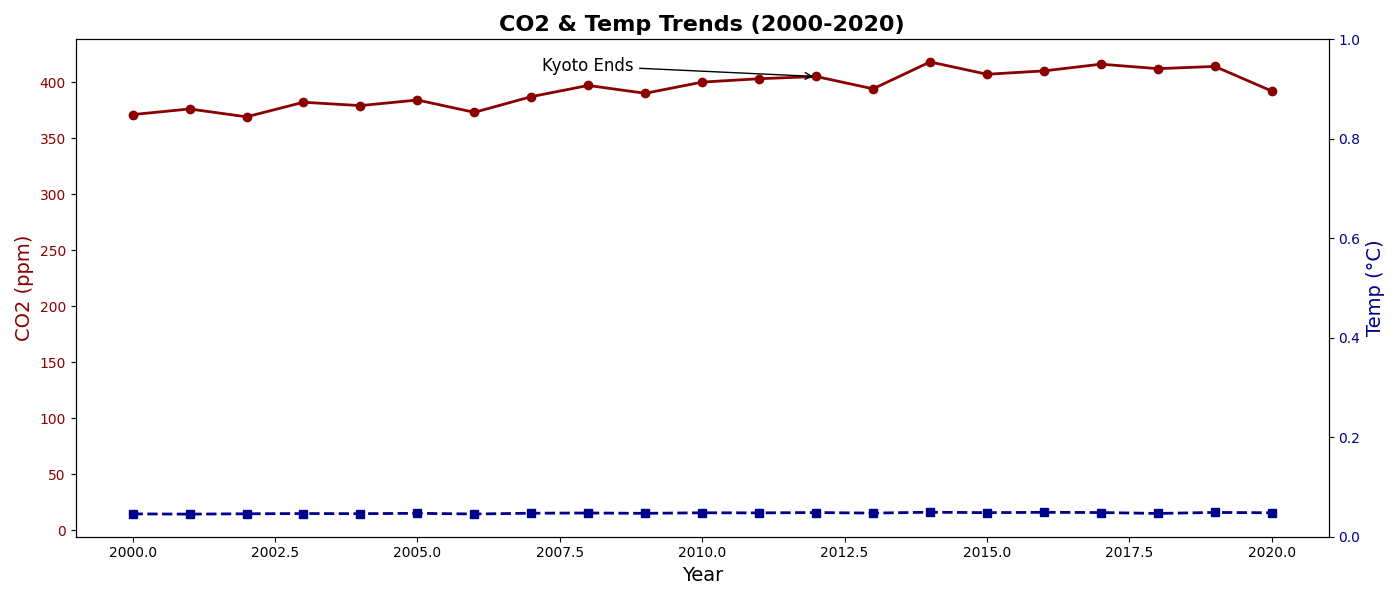

Recreate this plot in Python.
import matplotlib.pyplot as plt
import numpy as np

years = np.arange(2000, 2021)
co2_levels = [371, 376, 369, 382, 379, 384, 373, 387, 397, 390, 400, 403, 405, 394, 418, 407, 410, 416, 412, 414, 392]
global_temps = [14.4, 14.2, 14.5, 14.7, 14.6, 14.9, 14.3, 15.0, 15.2, 14.9, 15.4, 15.3, 15.6, 15.1, 15.9, 15.5, 15.8, 15.6, 14.8, 15.7, 15.4]

fig, ax1 = plt.subplots(figsize=(14, 6), dpi=100)

ax1.plot(years, co2_levels, color='darkred', linestyle='-', linewidth=2, marker='o')
ax1.plot(years, global_temps, color='darkblue', linestyle='--', linewidth=2, marker='s')

ax1.set_title('CO2 & Temp Trends (2000-2020)', fontsize=16, weight='bold')
ax1.set_xlabel('Year', fontsize=14)
ax1.set_ylabel('CO2 (ppm)', fontsize=14, color='darkred')
ax1.tick_params(axis='y', labelcolor='darkred')

ax1_secondary = ax1.twinx()
ax1_secondary.set_ylabel('Temp (°C)', fontsize=14, color='darkblue')
ax1_secondary.tick_params(axis='y', labelcolor='darkblue')

ax1.annotate('Kyoto Ends', xy=(2012, co2_levels[12]), xytext=(2008, 410),
             arrowprops=dict(facecolor='black', arrowstyle='->'),
             fontsize=12, ha='center')

plt.tight_layout()
plt.show()
